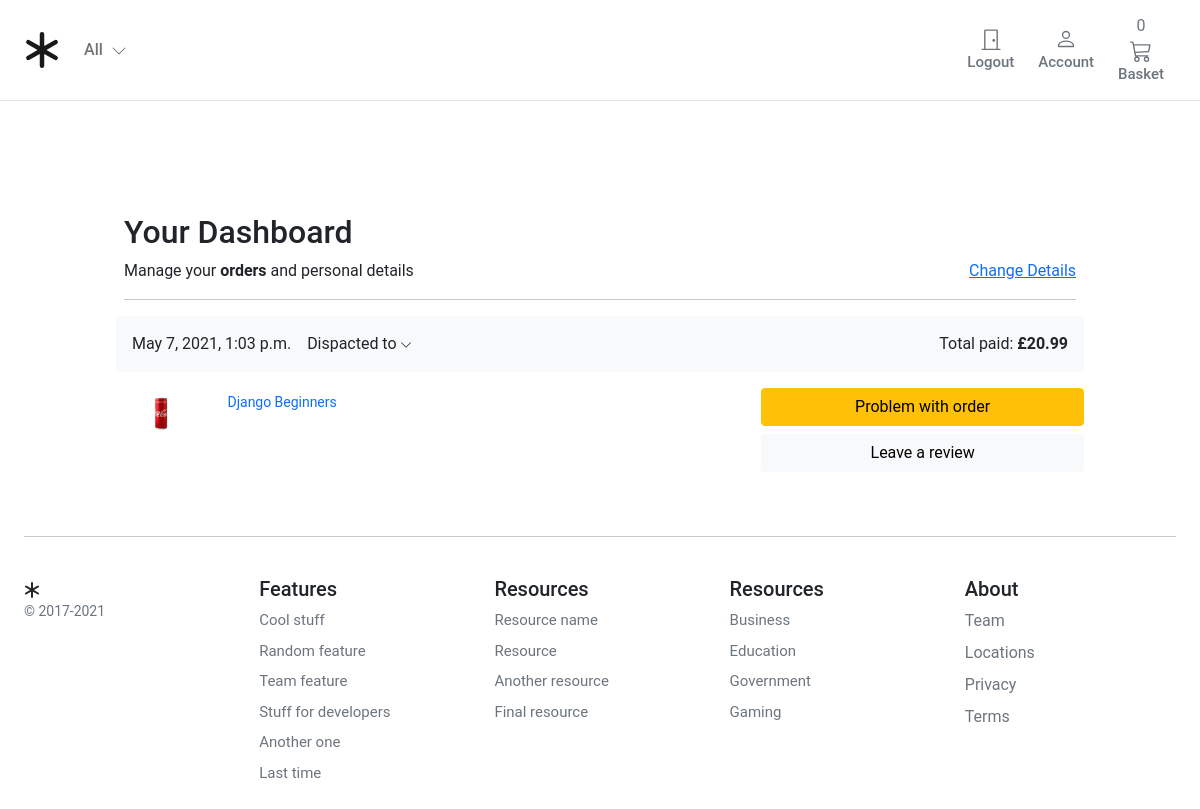
Page /account/dashboard/ (signed in) on the committed database.
### order/models.py (models this page shows, shortened)
class Order(models.Model):
    user = models.ForeignKey(settings.AUTH_USER_MODEL, on_delete=models.CASCADE, related_name='order_user')
    full_name = models.CharField(max_length=50)
    address1 = models.CharField(max_length=250)
    address2 = models.CharField(max_length=250)
    city = models.CharField(max_length=100)
    phone = models.CharField(max_length=100)
    post_code = models.CharField(max_length=20)
    created = models.DateTimeField(auto_now_add=True)
    updated = models.DateTimeField(auto_now=True)
    total_paid = models.DecimalField(max_digits=5, decimal_places=2)
    order_key = models.CharField(max_length=200)
    billing_status = models.BooleanField(default=False)
    class Meta:
        ordering = ('-created',)

class OrderItem(models.Model):
    order = models.ForeignKey(Order, related_name='items', on_delete=models.CASCADE)
    product = models.ForeignKey(Product, related_name='order_items', on_delete=models.CASCADE)
    price = models.DecimalField(max_digits=5, decimal_places=2)
    quantity = models.PositiveIntegerField(default=1)

### store/models.py (models this page shows)
class Product(models.Model):
    category = models.ForeignKey(Category, related_name='product', on_delete=models.CASCADE)
    created_by = models.ForeignKey(settings.AUTH_USER_MODEL, on_delete=models.CASCADE, related_name='product_creator')
    title = models.CharField(max_length=255)
    author = models.CharField(max_length=255, default='admin')
    description = models.TextField(blank=True)
    image = models.ImageField(upload_to='images/', default='images/default.png')
    slug = models.SlugField(max_length=255)
    price = models.DecimalField(max_digits=4, decimal_places=2)
    in_stock = models.BooleanField(default=True)
    is_active = models.BooleanField(default=True)
    created = models.DateTimeField(auto_now_add=True)
    updated = models.DateTimeField(auto_now=True)
    objects = models.Manager()
    products = ProductManager()
    class Meta:
        verbose_name_plural = 'Products'
        ordering = ('-created',)
    def get_absolute_url(self):
        return reverse('store:product_detail', args=[self.slug])
    def __str__(self):
        return self.title

### account/views.py (the view)
# urls.py: path('dashboard/', views.dashboard, name='dashboard'),
@login_required
def dashboard(request):
    orders = user_orders(request)
    return render(request,
                  'account/user/dashboard.html', {'orders': orders})

### basket/basket.py (called while the page is built)
    def __len__(self):
        return sum(item['qty'] for item in self.basket.values())

### basket/context_processors.py (called while the page is built)
def basket(request):
    return {'basket': Basket(request)}

### order/views.py (called while the page is built)
def user_orders(request):
    user_id = request.user.id
    orders = Order.objects.filter(user_id=user_id).filter(billing_status=True)
    return orders

### store/context_processors.py (called while the page is built)
def categories(request):
    return {
        'categories': Category.objects.all()
    }

### store/models.py (called while the page is built)
    def get_absolute_url(self):
        return reverse('store:category_list', args=[self.slug])

### templates/account/user/dashboard.html (shortened to what this page needs)
{% extends "../../base.html" %} {% load static %} {% block title %}Basket Summary{%endblock %} {% block content %}
<main class="pt-5">
    <div class="container" style="max-width: 1000px">
        <div class="col-12">
            <h1 class="h2">Your Dashboard</h1>
        </div>
        <div class="col-12 d-flex justify-content-between">
            <div>Manage your <b>orders</b> and personal details</div>
            <div><a href="{% url "account:edit_details" %}">Change Details</a></div>
        </div>
        <hr />
    </div>
    <div class="container" style="max-width: 1000px">
        {% for order in orders %}
        <div class="row g-3">
            <div class="col-12 bg-light p-3 d-flex justify-content-between">
                <div class="d-flex d-flex-inline">
                    <div class="pe-3">{{ order.created }}</div>
                    <div class="dropdown">
                        <a class="text-reset text-decoration-none dropdown-toggle" href="#" role="link"
                            id="dropdownLink" data-bs-toggle="dropdown" aria-expanded="false">
                            Dispacted to
                            <svg xmlns="http://www.w3.org/2000/svg" width="12" height="12" fill="currentColor"
                                class="bi bi-chevron-down" viewBox="0 0 16 16">
                                <path fill-rule="evenodd"
                                    d="M1.646 4.646a.5.5 0 0 1 .708 0L8 10.293l5.646-5.647a.5.5 0 0 1 .708.708l-6 6a.5.5 0 0 1-.708 0l-6-6a.5.5 0 0 1 0-.708z" />
                            </svg>
                        </a>
                    </div>
                </div>
                <div class="text-end">
                    Total paid: <span class="fw-bold">£{{ order.total_paid }}</span>
                </div>
            </div>
            <div class="col-md-5 col-lg-4 order-md-last p-0 order-3">
                <div class="d-grid gap-2 ">
                    <button class="btn btn-warning" type="button">Problem with order</button>
                    <button class="btn btn-light" type="button">Leave a review</button>
                </div>
            </div>
            <div class="col-md-7 col-lg-8 p-0">
                {% for item in order.items.all %}
                <div class="card mb-3 border-0">
                    <div class="row g-0">
                        <div class="col-md-2 d-none d-md-block">
                            <img class="img-fluid" style="width:90px" src="{{item.product.image.url}}" />
                        </div>
                        <div class="col-md-10">
                            <div class="card-body p-1">
                                <a class="text-decoration-none" href="{{ item.product.get_absolute_url }}">
                                    <p class="card-text small">{{item.product|title}}</p>
                                </a>
                            </div>
                        </div>
                    </div>
                </div>
                {% endfor %}
            </div>
        </div>
        {% endfor %}
    </div>
</main>
{% endblock %}

### static/core/css/base.css (style rules this page uses)
@media (min-width: 1000px) { .container { max-width: 1000px; } }
@media (max-width: 1200px) { .container { max-width: 100%; padding:0 24px; } }
.dropdown-toggle::after { display: none; }
html, body, p, div { letter-spacing: -0.02px; font-family: 'Roboto', sans-serif; }

### rows in the picture
Order: created "May 7, 2021, 1:03 p.m.", total_paid "20.99"
OrderItem: product.image (placeholder picture), product "Django Beginners"
